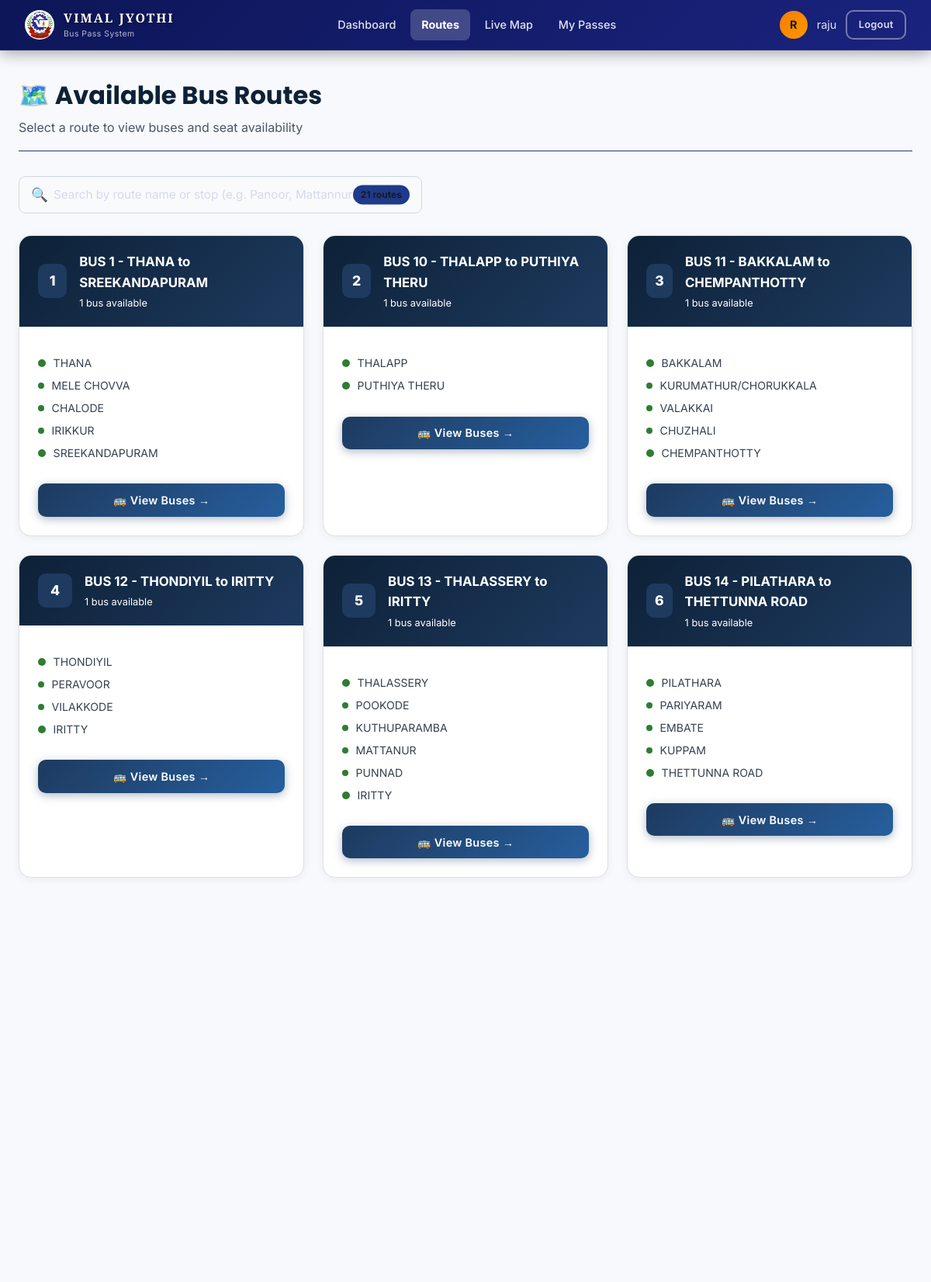
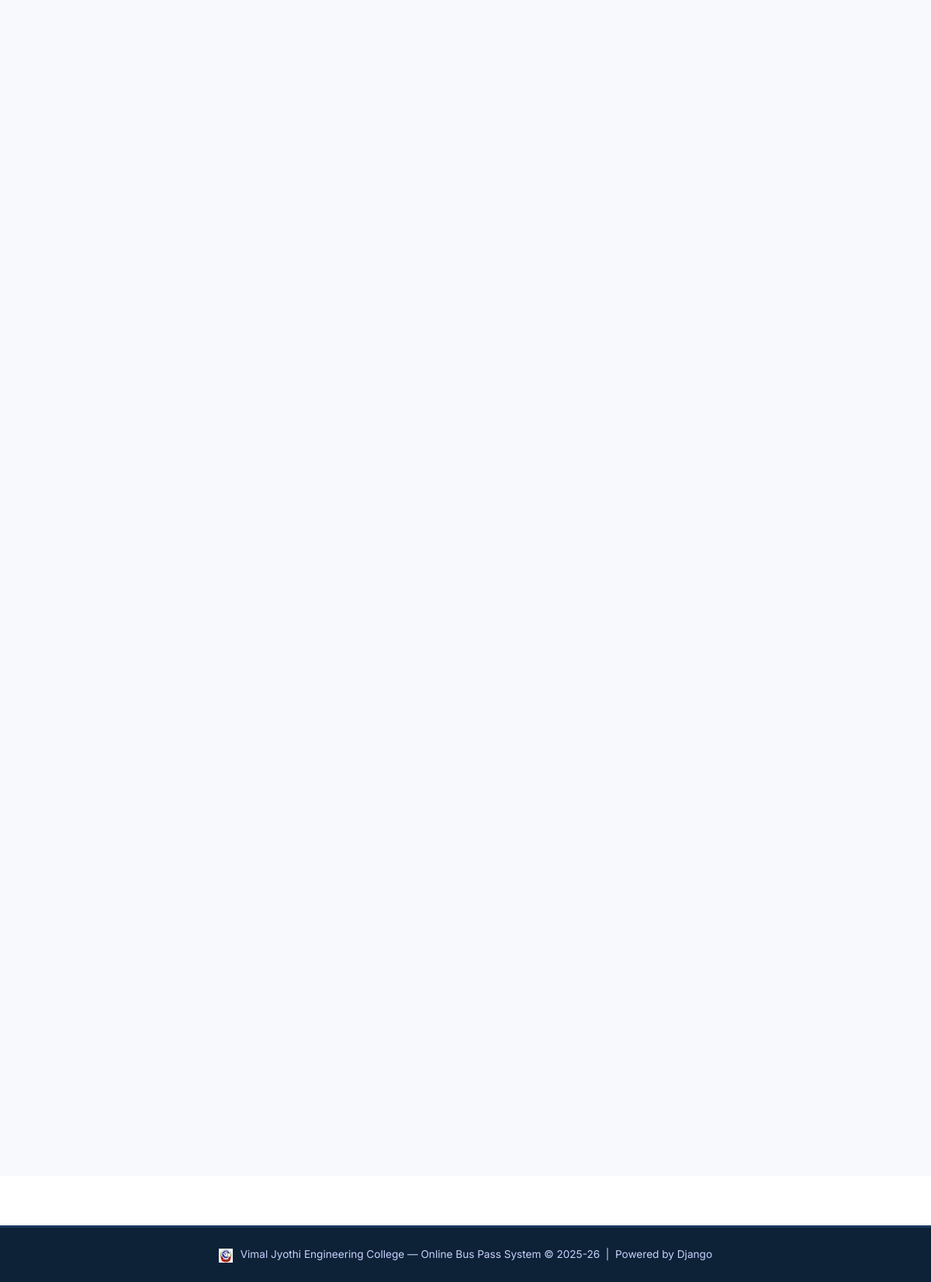
The page /routes/ (signed in) on the database its author committed (2 pictures, top to bottom).
### core/models.py (models this page shows, shortened)
class Route(models.Model):
    name = models.CharField(max_length=200)
    description = models.TextField(blank=True)
    stops = models.JSONField(default=list, help_text="List of stop names in order")
    is_active = models.BooleanField(default=True)
    created_at = models.DateTimeField(auto_now_add=True)
    def get_stops_list(self):
        if isinstance(self.stops, list):
            return self.stops
        return []

### core/views.py (the view)
# urls.py: path('routes/', views.routes_view, name='routes'),
@auth_required
def routes_view(request):
    routes = Route.objects.filter(is_active=True).prefetch_related('buses').order_by('name')
    return render(request, 'core/routes.html', {'routes': routes})

### core/views.py (called while the page is built, shortened)
def auth_required(view_func):
    @never_cache
    @functools.wraps(view_func)
    def wrapper(request, *args, **kwargs):
        return view_func(request, *args, **kwargs)
    return wrapper

### core/templates/core/routes.html (shortened to what this page needs)
{% extends 'core/base.html' %}
{% block content %}
<div class="main-content fade-up">
    <div class="page-header">
        <h1>🗺️ Available Bus Routes</h1>
        <p>Select a route to view buses and seat availability</p>
    </div>
    {% if routes %}
    <div style="margin-bottom:1.75rem;position:relative;max-width:520px">
        <span
            style="position:absolute;left:1rem;top:50%;transform:translateY(-50%);font-size:1.1rem;pointer-events:none">🔍</span>
        <input type="text" id="route-search" class="form-control"
            placeholder="Search by route name or stop (e.g. Panoor, Mattannur…)" autocomplete="off"
            style="padding-left:2.75rem;font-size:0.95rem;border-radius:12px;height:48px" />
        <span id="route-count-badge" style="position:absolute;right:1rem;top:50%;transform:translateY(-50%);
                   background:#1e3a8a;color:#fff;font-size:0.75rem;font-weight:700;
                   padding:3px 10px;border-radius:999px">
            {{ routes|length }} routes
        </span>
    </div>
    <div class="grid-3" id="routes-grid">
        {% for route in routes %}
        <div class="route-card"
            data-search="{{ route.name|lower }} {% for stop in route.get_stops_list %}{{ stop|lower }} {% endfor %}">
            <div class="route-card-header">
                <div class="route-number">{{ forloop.counter }}</div>
                <div>
                    <h3 style="font-size:1.05rem;font-weight:700;margin-bottom:0.2rem">{{ route.name }}</h3>
                    <p style="font-size:0.8rem;opacity:0.8">{{ route.buses.count }} bus available</p>
                </div>
            </div>
            <div class="route-card-body">
                {% if route.stops %}
                <div class="stops-list">
                    {% for stop in route.get_stops_list %}
                    <div class="stop-item">
                        <div class="stop-dot"></div>
                        <span>{{ stop }}</span>
                    </div>
                    {% endfor %}
                </div>
                {% endif %}
                <a href="{% url 'bus_list' route.id %}" class="btn btn-primary btn-block" style="margin-top:1rem">
                    🚌 View Buses →
                </a>
            </div>
        </div>
        {% endfor %}
    </div>
    {% else %}
    <div class="empty-state">
        <div class="empty-icon">🗺️</div>
        <h3 style="color:var(--white);margin-bottom:0.5rem">No Routes Available</h3>
        <p>No bus routes have been configured yet. Please check back later or contact admin.</p>
    </div>
    {% endif %}
</div>
{% endblock %}

### core/templates/core/base.html (shortened to what this page needs)
{% load static %}
<!DOCTYPE html>
<html lang="en">
<head>
  <link rel="stylesheet" href="{% static 'core/css/style.css' %}" />
  <link rel="stylesheet" href="{% static 'core/css/white_theme.css' %}" />
</head>
<body>
  {% if user.is_authenticated %}
  <nav class="navbar">
    <a href="{% url 'dashboard' %}" class="navbar-brand">
      <img src="{% static 'core/images/vjec_logo.png' %}" class="navbar-logo-img" alt="VJEC" />
      <div>
        <span style="font-family:'Cinzel',Georgia,serif;font-size:1.4rem;font-weight:900;letter-spacing:2px;color:#ffffff;line-height:1.1;text-shadow:0 1px 4px rgba(0,0,0,0.5)">VIMAL JYOTHI</span>
        <small>Bus Pass System</small>
      </div>
    </a>
    <ul class="nav-links">
      <li><a href="{% url 'dashboard' %}">Dashboard</a></li>
      <li><a href="{% url 'routes' %}">Routes</a></li>
      <li><a href="{% url 'map' %}">Live Map</a></li>
      <li><a href="{% url 'my_passes' %}">My Passes</a></li>
    </ul>
    <div class="nav-user">
      <div class="nav-avatar">{{ user.first_name|first|default:user.username|first|upper }}</div>
      <span style="font-size:0.9rem;color:rgba(255,255,255,0.8)">{{ user.first_name|default:user.username }}</span>
      <a href="{% url 'logout' %}" class="btn btn-outline btn-sm">Logout</a>
    </div>
  </nav>
  {% endif %}
  <main>
    {% block content %}{% endblock %}
  </main>
  {% if user.is_authenticated %}
  <footer>
    <p>
      <img src="{% static 'core/images/vjec_logo.png' %}" style="height:18px;vertical-align:middle;margin-right:6px"
        alt="">
      Vimal Jyothi Engineering College &mdash; Online Bus Pass System &copy; 2025-26 &nbsp;|&nbsp; Powered by Django
    </p>
  </footer>
  {% endif %}
</body>
</html>

### core/static/core/css/white_theme.css (style rules this page uses)
html, body { background-color: #ffffff !important; color: #1a1a1a !important; }
main { background-color: #f7f9fc !important; color: #1a1a1a !important; min-height: calc(100vh - 65px - 56px); padding-bottom: 2rem; }
.main-content, .container, .content-wrapper { color: #1a1a1a !important; }
h1, h2, h3, h4, h5, h6 { color: #0d2137 !important; font-weight: 700; }
p, span, li, td, th, label, div { color: #1a1a1a !important; }
.text-muted, small, .form-help, .hint, [style*="text-muted"], [style*="color:var(--text-muted)"], [style*="color: var(--text-muted)"], [style*="opacity:0.8"], [style*="opacity: 0.8"] { color: #4a5568 !important; opacity: 1 !important; }
.navbar { color: #ffffff !important; }
.navbar-brand, .navbar-brand span, .navbar-brand>div>span:first-child { color: #ffffff !important; font-weight: 800 !important; font-size: 1rem !important; }
.navbar-brand small, .navbar-brand>div>small { color: rgba(255, 255, 255, 0.7) !important; font-weight: 400 !important; }
.navbar .nav-link, .navbar a, .navbar span { color: rgba(255, 255, 255, 0.88) !important; }
.navbar .nav-link.active, .navbar a.active { color: #ffffff !important; font-weight: 700 !important; }
.navbar .nav-user>span { color: rgba(255, 255, 255, 0.88) !important; }
.form-control, .form-select, select, input[type="text"], input[type="email"], input[type="password"], input[type="number"], input[type="search"], textarea { background-color: #f9fafb !important; color: #111827 !important; border: 1.5px solid #d0d7e2 !important; border-radius: 9px !important; }
.btn-primary { background: linear-gradient(135deg, #1e3a5f, #265f9e) !important; color: #ffffff !important; border: none !important; box-shadow: 0 3px 12px rgba(30, 58, 95, 0.35) !important; }
.btn-outline { background: transparent !important; color: #1e3a5f !important; border: 2px solid #1e3a5f !important; }
.navbar .btn-outline { color: rgba(255, 255, 255, 0.85) !important; border-color: rgba(255, 255, 255, 0.4) !important; background: transparent !important; }
.route-card, .bus-card, .stat-card { background: #ffffff !important; border: 1px solid #e0e0e0 !important; box-shadow: 0 2px 12px rgba(0, 0, 0, 0.06) !important; color: #1a1a1a !important; }
.route-card-header, .bus-card-header { background: linear-gradient(135deg, #0d2137, #1e3a5f) !important; color: #fff !important; border-radius: 12px 12px 0 0; }
.route-card-header h3, .route-card-header p, .route-card-header span, .bus-card-header h3, .bus-card-header p, .bus-card-header span { color: #fff !important; }
.route-card-body p, .route-card-body span, .bus-card-body p, .bus-card-body span { color: #374151 !important; }
.route-number { background: #1e3a5f !important; color: #fff !important; }
.stop-item span { color: #374151 !important; }
.stop-dot { background: #2e7d32 !important; }
.page-header h1, .page-header h2 { color: #0d2137 !important; }
.page-header p { color: #4a5568 !important; }
footer { background: #0d2137 !important; color: #c7d2fe !important; border-top: 3px solid #1e3a5f !important; }
footer p, footer span, footer a { color: #c7d2fe !important; }

### core/templates/core/base.html (style rules this page uses)
.navbar-logo-img { height: 38px; width: 38px; object-fit: contain; border-radius: 50%; }

### rows shown on the page
Route: name "BUS 1 - THANA to SREEKANDAPURAM", buses.count "1", get_stops_list "THANA" "MELE CHOVVA" "CHALODE" "IRIKKUR" "SREEKANDAPURAM"
Route: name "BUS 10 - THALAPP to PUTHIYA THERU", buses.count "1", get_stops_list "THALAPP" "PUTHIYA THERU"
Route: name "BUS 11 - BAKKALAM to CHEMPANTHOTTY", buses.count "1", get_stops_list "BAKKALAM" "KURUMATHUR/CHORUKKALA" "VALAKKAI" "CHUZHALI" "CHEMPANTHOTTY"
Route: name "BUS 12 - THONDIYIL to IRITTY", buses.count "1", get_stops_list "THONDIYIL" "PERAVOOR" "VILAKKODE" "IRITTY"
Route: name "BUS 13 - THALASSERY to IRITTY", buses.count "1", get_stops_list "THALASSERY" "POOKODE" "KUTHUPARAMBA" "MATTANUR" "PUNNAD" "IRITTY"
Route: name "BUS 14 - PILATHARA to THETTUNNA ROAD", buses.count "1", get_stops_list "PILATHARA" "PARIYARAM" "EMBATE" "KUPPAM" "THETTUNNA ROAD"

### other values the page prints
{{ user.first_name|first|default:user.username|first|upper }} "R"
{{ user.first_name|default:user.username }} "raju"
{{ routes|length }} "21"
